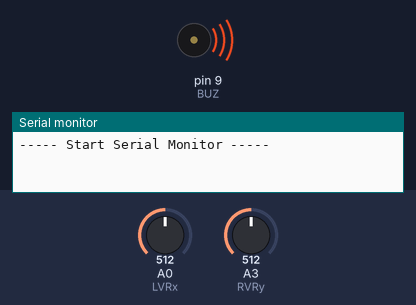
A sketch run on a simulated Arduino Uno, built with avr-gcc and run on an emulated ATmega328P. On the bench: buzzer (waves = sounding), the last lines printed to the serial monitor. Inputs (shaded band) come from the test bench; at power-on: A0 (LVRx) = 512, A3 (RVRy) = 512. No radio packets arrive unless stated.

Above: at 0.1 s.
At 1.6 s:
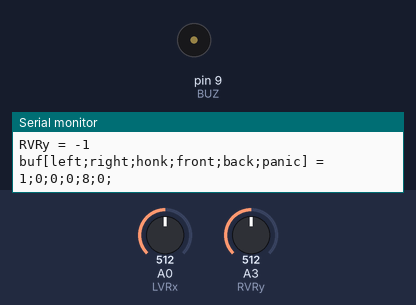
Timing chart, 0 to 3.1 s (numbered marks = the images above):
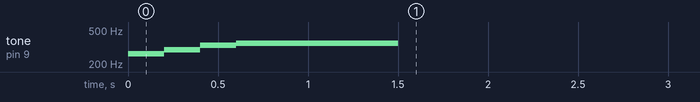

The sketch:

Transmitter.ino
```cpp
// Include RadioHead Amplitude Shift Keying Library
#include <RH_ASK.h>

// Include dependant SPI Library
#include <SPI.h>

#define DEBUG 0
#define BUZ 9

#define LVRx A0
#define LVRy A1
#define Lsw  6

#define RVRx A2
#define RVRy A3
#define Rsw  7

int val_lvrx = 0;
int val_rvrx = 0;
int val_rvry = 0;

// Create Amplitude Shift Keying Object
RH_ASK rf_driver;

/* 0: left;
   1: right;
   2: honk;
   3: front;
   4: back;
   5: panic */
uint8_t buf[6] = {0, 0, 0, 0, 0, 0};

void startup_song()
{
  tone(BUZ, 262, 200); //DO
  delay(200);
  tone(BUZ, 294, 300); //RE
  delay(200);
  tone(BUZ, 330, 300); //MI
  delay(200);
  tone(BUZ, 349, 300); //FA
  delay(300);
  tone(BUZ, 349, 300); //FA
  delay(300);
  tone(BUZ, 349, 300); //FA
  delay(300);
}

void bibi()
{
  tone (BUZ, 330, 300); // MI
  delay(500); // tempo
  tone (BUZ, 330, 300); // MI

  delay(2000); // tempo
}

void setup()
{
  pinMode(BUZ, OUTPUT); // buzzer

#ifdef DEBUG
  Serial.begin(9600);
  Serial.println("----- Start Serial Monitor -----");
#endif

  // Initialize ASK Object
  rf_driver.init();

  startup_song();
}

void loop()
{
  val_lvrx = analogRead(LVRx);
  val_lvrx = map(val_lvrx, 495, 0, 0, 255);

#ifdef DEBUG
  Serial.print("LVRx = ");
  Serial.println(val_lvrx);
#endif

  val_rvry = analogRead(RVRy);
  val_rvry = map(val_rvry, 509, 0, 0, 255);

#ifdef DEBUG
  Serial.print("RVRy = ");
  Serial.println(val_rvry);
#endif

  /* 0: left;
     1: right;
     2: honk;
     3: front;
     4: back;
     5: panic */

  /* right joystick */
  if (val_rvry == 0)
  {
    buf[0] = 0;
    buf[1] = 0;
  }
  else if (val_rvry < 0)
  {
    buf[1] = 0;
    if (val_rvry <= -255)
    {
      buf[0] = 255;
    }
    else
    {
      buf[0] = abs(val_rvry);
    }
  }
  else if (val_rvry > 0)
  {
    buf[1] = val_rvry;
    buf[0] = 0;
  }

  // panic
  buf[5] = 0;

  /* left joystick */
  if (val_lvrx == 0)
  {
    buf[3] = 0;
    buf[4] = 0;
  }
  else if (val_lvrx > 0)
  {
    buf[4] = 0;
    buf[3] = val_lvrx;
  }
  else if (val_lvrx < 0)
  {
    if (val_lvrx <= -255)
    {
      buf[4] = 255;
    }
    else
    {
      buf[4] = abs(val_lvrx);
    }
    buf[3] = 0;
  }

#ifdef DEBUG
  Serial.print("buf[left;right;honk;front;back;panic] = ");
  for (int i = 0; i < 6; i++)
  {
    Serial.print(buf[i]);
    Serial.print(";");
  }
  Serial.println(" ");
  delay(1000);
#endif

  rf_driver.send((uint8_t *)buf, 6);
  rf_driver.waitPacketSent();
  delay(300);
}
```
